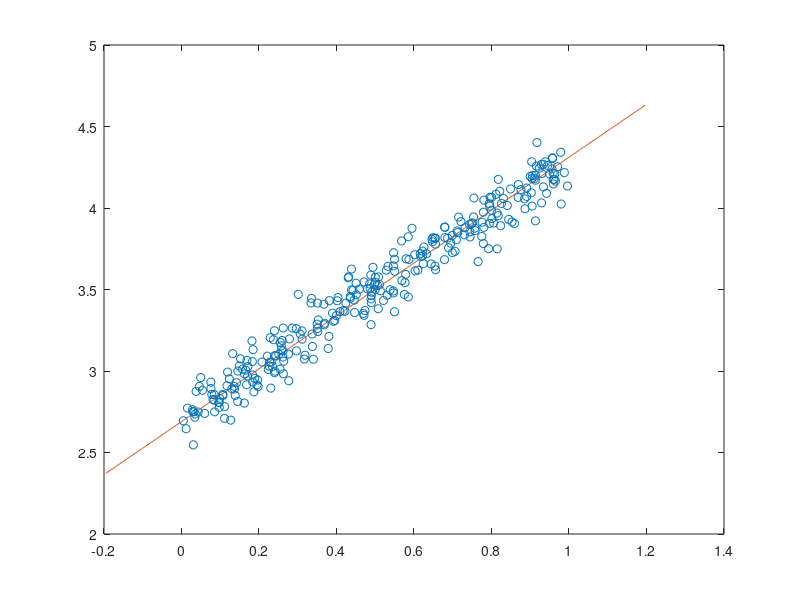
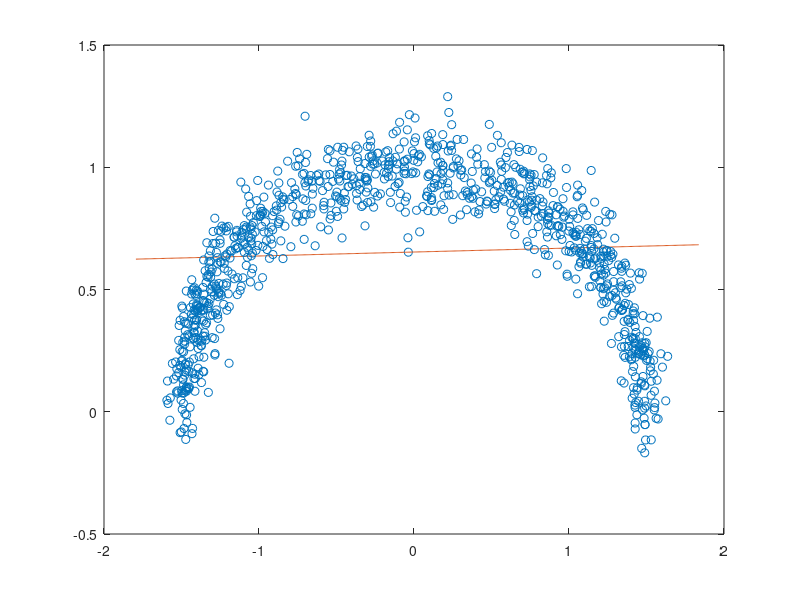

Write the MATLAB code that produced these figures, in order.
clear;
load('points2D_Set1.mat') %Generates two column vectors x and y 
z = horzcat(x,y);
    n = size(z,1);
    a1 = ones(n)*z/n;
    x0 = a1(1,1); %Mean of dataset
    y0 = a1(1,2);
    a = z - a1;
    K = (a.')*a/n; %Covariance Matrix
    [U,~,~] = svd(K); %This command finds out the primary eigenvector of K
    d = U(:,1); %Primary eigenvector
    m = d(2)/d(1);
    l1 = linspace(min(x)-0.2,max(x)+0.2,500);
    l2 = m*(l1-x0) + y0;
    f1 = figure();
    plot(x0,y0,'o',l1,l2);
    hold on
    scatter(x,y,c = 'blue')
    hold off
    saveas(f1, "Set1_Scatter_Plot.png"); %This figure is the scatter plot of points along with their PCA estimate
load('points2D_Set2.mat')
z = horzcat(x,y);
    n = size(z,1);
    a1 = ones(n)*z/n;
    x0 = a1(1,1);
    y0 = a1(1,2);
    a = z - a1;
    K = (a.')*a/n;
    [U,~,~] = svd(K);
    d = U(:,1);
    m = d(2)/d(1);
    l1 = linspace(min(x)-0.2,max(x)+0.2,500);
    l2 = m*(l1-x0) + y0;
    f2  = figure();
    plot(x0,y0,'o',l1,l2)
    hold on
    scatter(x,y,c = 'blue')
    hold off
    saveas(f2, "Set2_Scatter_Plot.png");